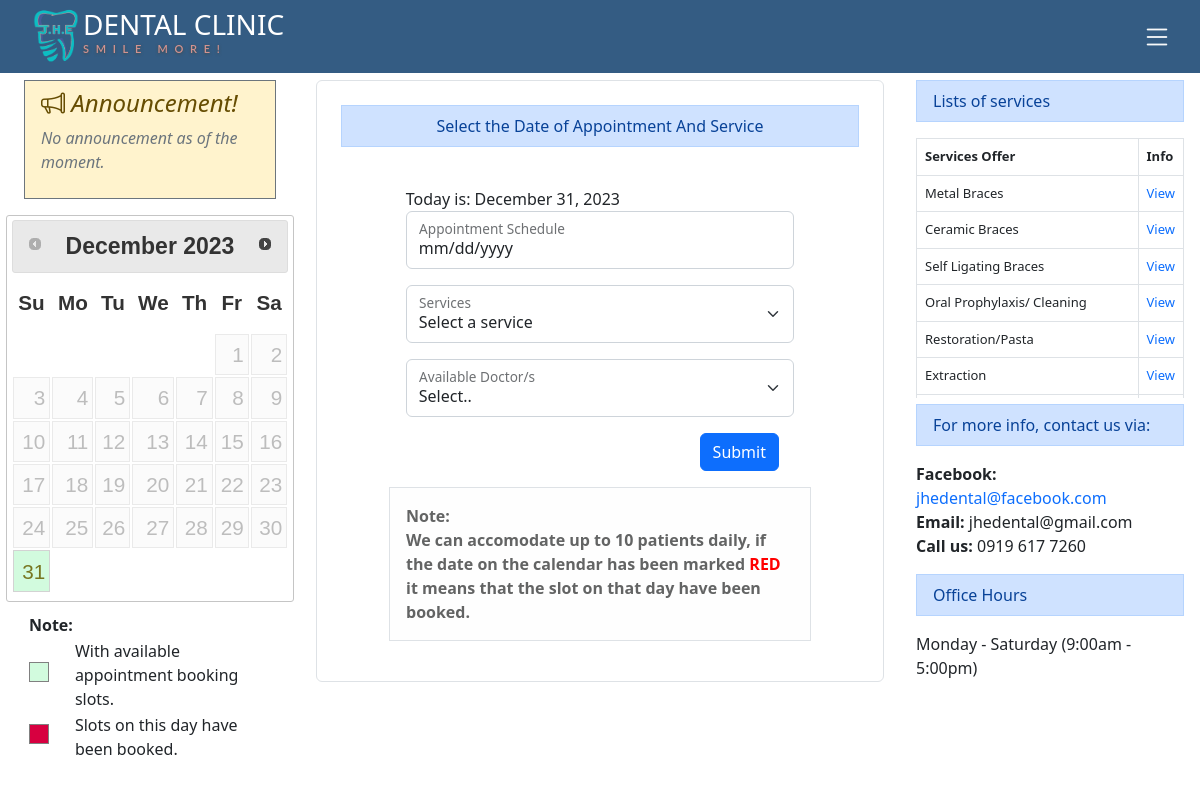
Screenshot of /user/user.php (signed in) with the database file from the repository.
### tables this page shows
CREATE TABLE `services` (
  `service_id` int(11) NOT NULL,
  `service` varchar(250) NOT NULL,
  `service_imgpath` varchar(500) NOT NULL,
  `description` varchar(500) NOT NULL
);

### user/user.php (the view, shortened to what this page needs)
<!DOCTYPE html>
<html lang="en">
<head>
    <link href="../assets/dist/css/bootstrap.min.css" rel="stylesheet">
    <link rel="stylesheet" href="https://cdn.jsdelivr.net/npm/bootstrap-icons@1.10.2/font/bootstrap-icons.css">
    <link rel="stylesheet" href="//code.jquery.com/ui/1.12.0/themes/base/jquery-ui.css" />
    <link rel="stylesheet" href="css/user.css">
</head>
<body>
    <nav class="navbar navbar-expand-lg navbar-dark fixed-top" style="background-color: #345c83">
        <div class="container-fluid">
            <a class="navbar-brand " href="index.php"></a><h3 style = " margin-bottom:-.5%; color:white ; "><img src="../images/logo.png" style="float:left;" height="55px"width="55px;">DENTAL <span>CLINIC</span><p class="logo_w3l_agile_caption">Smile More!</p></h3></a>
            <div class="btn-group yawa ms-auto ">
            <a  class="px-3 text-light"data-bs-toggle="dropdown" data-bs-display="static" aria-expanded="false">
            <i class="bi bi-list  yawa" style="font-size:30px"></i></a>
            </div>
        </div>
      </nav>
    <main>
            <div class="container-fluid">
                <div class="row">
                    <div class="Left_container col-md-3  p-3 bg-body order-2 order-md-1">
                          <?php
                            $sqll = mysqli_query($con,"SELECT * FROM announcement WHERE announce_id=(SELECT max(announce_id) FROM announcement);")or die(mysqli_error($con));
                            $row = mysqli_fetch_array($sqll);?>
                        <div class="alert py-2 px-3 mb-3 mx-2 rounded alert-warning border-secondary" style="box-sizing:border-box; ">
                            <h3 class="announce_title fst-italic mb-2"><i class=" mr-2 bi bi-megaphone"></i> Announcement!</h3>
                           <p class="announce_text"><?php if(!empty($row['announce_details'])){echo $row['announce_details'];} else {echo '<i class="text-secondary"> No announcement as of the moment.</i>';}?></p>
                        </div>
                        <div class="container">
                            <div class="calendardes">
                            <div id="calendar" class="mb-1 d-flex justify-content-center" ></div>
                            </div>
                        <table style="width:100%" class="mb-1 d-flex justify-content-center" >
                        <tr>
                            <td> <b> Note: </b></td>
                            <td> </td>
                        </tr>
                        <tr>
                            <td><div id="slots-open"></div></td>
                            <td>With available appointment booking slots.</td>
                        </tr>
                        <tr>
                            <td><div id="slots-full"></div></td>
                            <td>Slots on this day have been booked.</td>
                        </tr>
                        </table>
                        </div>
                    </div>
                    <div class="center_container col-md-6 shadow-none p-3 order-1 order-md-2">
                        <form method="POST" class="border p-4 rounded" id="apt" name="apt">
                            <div class="d-flex alert alert-primary justify-content-center py-2">
                                Select the Date of Appointment And Service
                            </div>
                                <div class="d-flex justify-content-center">
                                    <div class="form-floating col-sm-9 mt-4 mb-2 ">
                                    <?php date_default_timezone_set('Asia/Manila');echo "Today is: ". date('F j, Y');?>
                                        <div class="form-floating mb-2">
                                        <input type="date" autocomplete="off" style="cursor: pointer;"
                                        name="date" id="date" class="date form-control datepicker" required>
                                        <label for="floatingInput">Appointment Schedule</label>
                                        </div>
                                    </div>
                                </div>
                                <div class="d-flex justify-content-center">
                                    <div class="form-floating col-sm-9 mb-2">
                                        <div class="form-floating mb-2">
                                            <select name="service" class="select form-select" required>
                                                <option value=""hidden>Select a service</option>
                                            </select>
                                            <label for="floatingSelectGridGender">Services</label>
                                        </div>
                                    </div>
                                </div>
                                <div class="d-flex justify-content-center">
                                    <div class="form-floating col-sm-9 mb-2">
                                        <div class="form-floating mb-2">
                                            <select name="doctor" class="select form-select" required>
                                                <option value=""hidden>Select..</option>
                                            </select>
                                            <label for="floatingSelectGridGender">Available Doctor/s</label>
                                        </div>
                                    </div>
                                </div>
                                <div class="button mb-3">
                                    <button type="submit" name="submit" class="btn btn-primary">
                                    Submit</button>
                                </div>
                                <div class="alert alert-light border mx-5"><b>Note: <br> We can accomodate up to 10 patients daily, if the date on the calendar has been marked <span style="color:red">RED</span> it means that the slot on that day have been booked.</b></div>
                        </form>
                    </div>
                    <div class="left_container col-md-3  p-3 bg-body rounded order-3 order-md-3">
                        <div class="alert alert-primary py-2">Lists of services</div>
                            <div class="table_service"style=" display: inline-block;
                                                                height: 260px;
                                                                width: 100%;
                                                                overflow-y: auto;
                                                                overflow-x: hidden;
                                                                font-size: small;" >
                                <table class="table table-bordered table-hover">
                                    <thead>
                                        <tr>
                                            <th>Services Offer</th>
                                            <th>Info</th>
                                        </tr>
                                    </thead>
                                    <tbody>
                                        <tr>
                                            <?php
                                            $sqll = mysqli_query($con,"SELECT * FROM services")or die(mysqli_error($con));
                                            while($row = mysqli_fetch_array($sqll)){
                                            $service_id=$row['service_id'];
                                            ?>
                                            <td><?php echo $row['service']; ?></td>
                                            <td><a rel="tooltip"  title="View Image" id="<?php echo $service_id; ?>"href="#imgview<?php echo $service_id; ?>" data-bs-toggle="modal" class="p-0 m-0 text-decoration-none">View</a></td>
                                        </tr>
                                        <?php } ?>
                                    </tbody>
                                </table>
                            </div>
                        <div class="left_text">
                            <div class="alert alert-primary py-2">For more info, contact us via:</div>
                                <ol class="list-unstyled mb-3">
                                    <li><span class="fw-bold">Facebook:</span>
                                    <a href="https://www.facebook.com/profile.php?id=100072208115413" style="text-decoration: none;">jhedental@facebook.com</a></li>
                                    <li><span class="fw-bold">Email:</span> jhedental@gmail.com</li>
                                    <li><span class="fw-bold">Call us:</span> 0919 617 7260</li>
                                </ol>
                        </div>
                         <div class="left_text">
                            <div class="alert alert-primary py-2">Office Hours</div>
                                <ol class="list-unstyled mb-3">
                                    <li>Monday - Saturday (9:00am - 5:00pm)</li>
                                </ol>
                        </div>
                        </div>
                    </div>
                </div>
    </main>
</body>
</html>

### user/css/user.css (style rules this page uses)
body { font-family:system-ui, -apple-system, BlinkMacSystemFont, 'Segoe UI', Roboto, Oxygen, Ubuntu, Cantarell, 'Open Sans', 'Helvetica Neue', sans-serif; }
p.logo_w3l_agile_caption { text-transform: uppercase; letter-spacing: 6.7px; font-size: 11px; color: rgb(210, 147, 144); text-shadow: 0px 1px 3px #454a47; font-family: 'Lato', sans-serif; font-weight: 600; }
.button { display: flex; justify-content: end; margin-right: 5.7em; }
@media (max-width: 1399.98px) { .button { margin-right: 5em; } }
.announce_title { font-size:24px; }
.alert { border-radius: 0 !important; }

### user/user.php (style rules this page uses)
#slots-full { display: inline-block; height: 20px; width: 20px; border: 1px solid grey; clear: both; background-color: #D70040; }
#slots-open { display: inline-block; height: 20px; width: 20px; border: 1px solid grey; clear: both; background-color: rgba(180, 248, 200, .6); }
@media (min-width: 1024px) { .calendardes { font-size: 23px; margin-bottom: 10px; } }
.yawa { border: none; transition: .3s; }

### rows the page displays
services: service "Metal Braces"
services: service "Ceramic Braces"
services: service "Self Ligating Braces"
services: service "Oral Prophylaxis/ Cleaning"
services: service "Restoration/Pasta"
services: service "Extraction"
